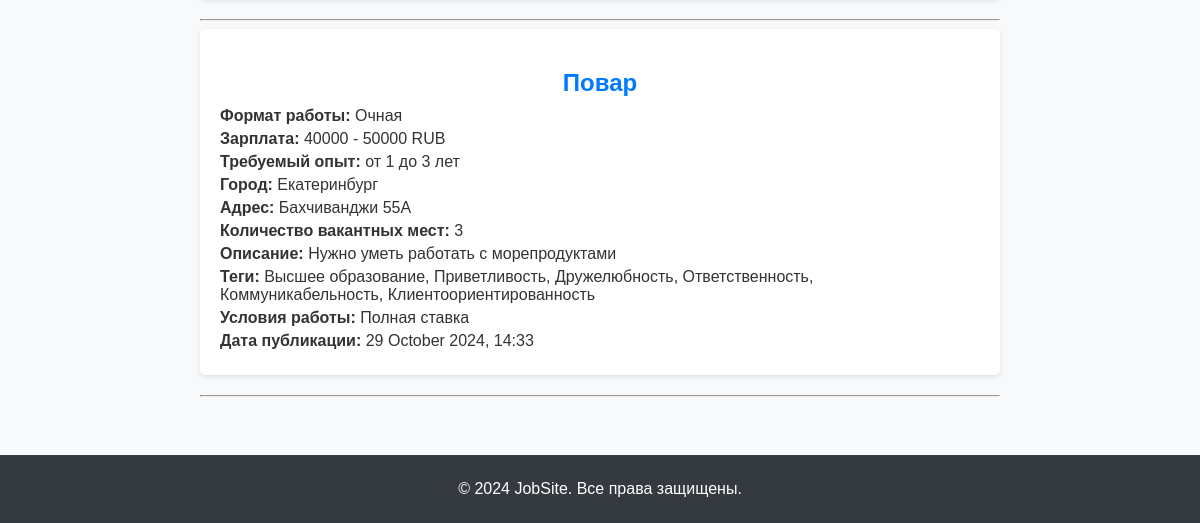
The page /vacancies/ (signed in, lower part) on the database as committed earlier.
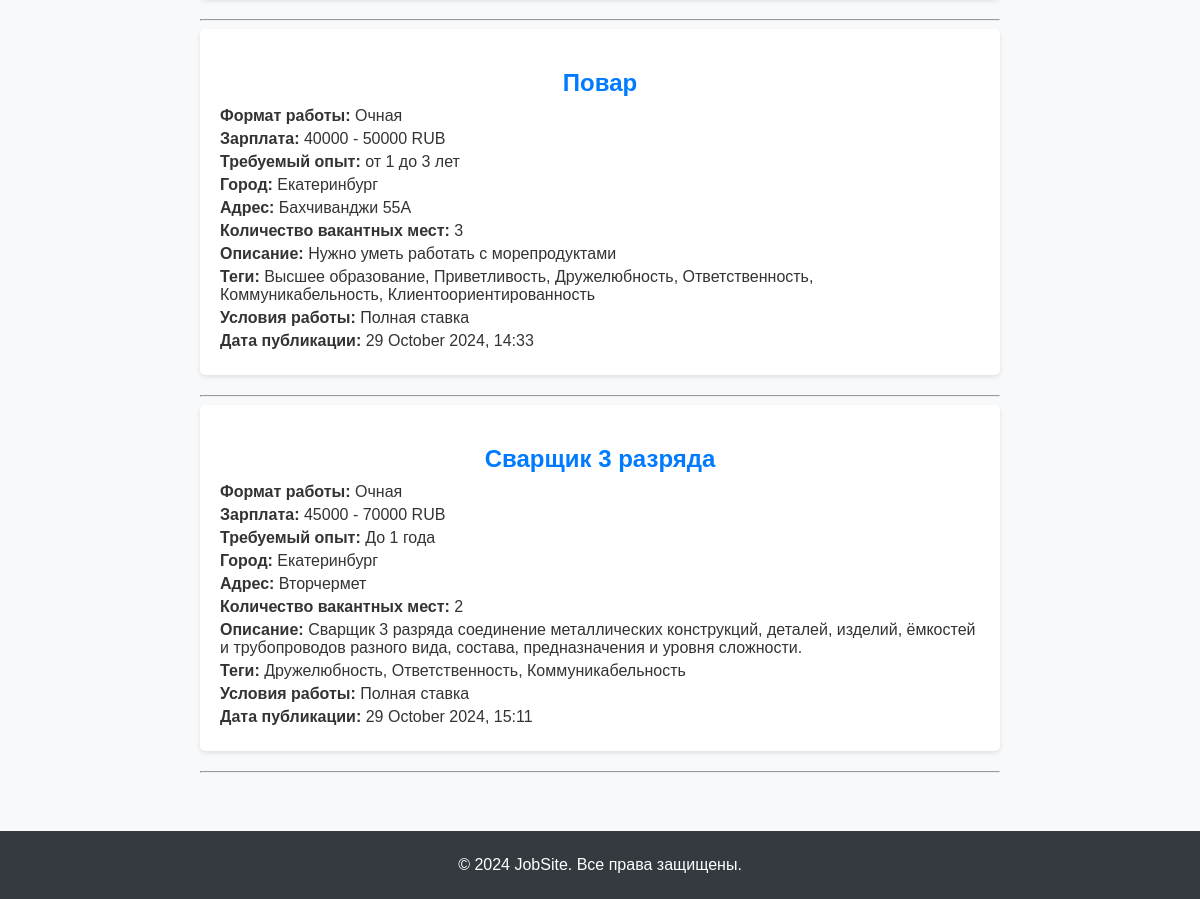
The same page on the database as committed later.
### api/models.py (models this page shows, shortened)
class Vacancy(models.Model):
    WORK_FORMAT_CHOICES = [
        ('remote', 'Удаленная'),
        ('hybrid', 'Гибридная'),
        ('onsite', 'Очная'),
    ]
    WORK_CONDITION_CHOICES = [
        ('full_time', 'Полная ставка'),
        ('part_time', 'Неполная ставка'),
        ('internship', 'Стажировка'),
        ('volunteering', 'Волонтерство'),
        ('one_time', 'Разовое задание'),
        ('project', 'Проектная работа'),
    ]
    CURRENCY_CHOICES = [
        ('RUB', 'RUB'),
        ('USD', 'USD'),
        ('EUR', 'EUR'),
    ]
    EXPERIENCE_CHOICES = [
        ('0', 'Без опыта'),
        ('1', 'До 1 года'),
        ('1-3', 'от 1 до 3 лет'),
        ('3-6', 'от 3 до 6 лет'),
        ('6', 'более 6 лет'),
    ]
    STATUS_CHOICES = [
        ('published', 'Опубликована'),
        ('archived', 'В архиве'),
        ('checking', 'На проверке'),
    ]
    title = models.CharField(max_length=255, verbose_name='Название')
    work_format = models.CharField(
        max_length=10,
        choices=WORK_FORMAT_CHOICES,
        default='onsite',
        verbose_name='Формат работы'
    )
    min_salary = models.PositiveIntegerField(verbose_name='Минимальная зарплата')
    max_salary = models.PositiveIntegerField(verbose_name='Максимальная зарплата')
    currency = models.CharField(
        max_length=3,
        choices=CURRENCY_CHOICES,
        default='RUB',
        verbose_name='Валюта'
    )
    experience = models.CharField(
        max_length=10,
        choices=EXPERIENCE_CHOICES,
        default='0',
        verbose_name='Опыт работы'
    )
    city = models.CharField(max_length=255, verbose_name='Город')
    address = models.CharField(max_length=255, verbose_name='Адрес')
    number_of_openings = models.PositiveIntegerField(verbose_name='Количество вакантных мест')
    description = models.TextField(verbose_name='Описание')
    tech_stack_tags = models.ManyToManyField('TechStackTag', blank=True, verbose_name='Навыки')
    work_condition_tags = models.CharField(
        max_length=20,
        choices=WORK_CONDITION_CHOICES,
        default='full_time',
        verbose_name='Условие работы'
    )
    publication_date = models.DateTimeField(auto_now_add=True, verbose_name='Дата публикации')
    status = models.CharField(
        max_length=10,
        choices=STATUS_CHOICES,
        default='published',
        verbose_name='Статус'
    )
    class Meta:
        verbose_name = 'Вакансия'
        verbose_name_plural = 'Вакансии'
    def formatted_publication_date(self):
        return self.publication_date.strftime('%d %B %Y, %H:%M')

class TechStackTag(models.Model):
    name = models.CharField(max_length=100, unique=True, verbose_name='Навык')
    class Meta:
        verbose_name = 'Навык'
        verbose_name_plural = 'Навыки'

### api/views.py (the view)
# urls.py: path('vacancies/', vacancy_list, name='vacancy_list'),
@login_required
def vacancy_list(request):
    vacancies = Vacancy.objects.filter(status='published')  # Фильтрация по статусу
    return render(request, 'vacancy_list.html', {'vacancies': vacancies})

### templates/vacancy_list.html (shortened to what this page needs)
{% extends 'base.html' %}
{% block content %}
    <div class="vacancy-list">
        {% for vacancy in vacancies %}
        <div class="vacancy-item">
            <h2>{{ vacancy.title }}</h2>
            <p><strong>Формат работы:</strong> {{ vacancy.get_work_format_display }}</p>
            <p><strong>Зарплата:</strong> {{ vacancy.min_salary }} - {{ vacancy.max_salary }} {{ vacancy.currency }}</p>
            <p><strong>Требуемый опыт:</strong> {{ vacancy.get_experience_display }}</p>
            <p><strong>Город:</strong> {{ vacancy.city }}</p>
            <p><strong>Адрес:</strong> {{ vacancy.address }}</p>
            <p><strong>Количество вакантных мест:</strong> {{ vacancy.number_of_openings }}</p>
            <p><strong>Описание:</strong> {{ vacancy.description }}</p>
            <p><strong>Теги:</strong>
                {% for tag in vacancy.tech_stack_tags.all %}
                    {{ tag.name }}{% if not forloop.last %}, {% endif %}
                {% endfor %}
            </p>
            <p><strong>Условия работы:</strong> {{ vacancy.get_work_condition_tags_display }}</p>
            <p><strong>Дата публикации:</strong> {{ vacancy.formatted_publication_date }}</p>
        </div>
        <hr>
        {% empty %}
        <p>Вакансий нет</p>
        {% endfor %}
    </div>
{% endblock %}

### templates/base.html (shortened to what this page needs)
{% load static %}
<!DOCTYPE html>
<html lang="ru">
<head>
    <link rel="stylesheet" href="{% static 'css/styles.css' %}">
</head>
<body>
  <div class="wrapper">
    <main class="main">
        {% block content %}
        {% endblock %}
    </main>
    <footer class="footer">
        <p>&copy; 2024 JobSite. Все права защищены.</p>
    </footer>
  </div>
</body>
</html>

### static/css/styles.css (style rules this page uses)
html { scroll-behavior: smooth; overflow-x: hidden; }
body { font-family: Arial, sans-serif; height: 100%; background-color: #f8f9fa; color: #333; padding: 0; margin: 0; }
h1, h2, h3, h4, h5, h6 { text-align: center; }
.main { max-width: 800px; height: 100%; margin: 50px auto; padding: 0 20px; }
.vacancy-list { margin-top: 20px; }
.vacancy-item { background-color: #fff; border-radius: 5px; box-shadow: 0 2px 4px rgba(0, 0, 0, 0.1); padding: 20px; margin-bottom: 20px; text-align: left; }
.vacancy-item h2 { color: #007bff; margin-bottom: 10px; }
.footer { text-align: center; color: #fff; background-color: #343a40; padding: 20px 30px; }
.footer p { margin: 5px 0; }
.wrapper { display: flex; flex-direction: column; height: 100%; }
.main { flex: 1 0 auto; }
.footer { flex: 0 0 auto; }

Rows that differ between the two databases and show on the page:
added Vacancy: title "Сварщик 3 разряда", work_format "Очная", min_salary "45000", max_salary "70000", currency "RUB", experience "До 1 года", city "Екатеринбург", address "Вторчермет", number_of_openings "2", description "Сварщик 3 разряда соединение металлических конструкций, деталей, изделий, ёмкостей и трубопроводов разного вида, состава, предназначения и уровня сложности.", work_condition_tags "Полная ставка", formatted_publication_date "29 October 2024, 15:11", TechStackTag (name "Дружелюбность"), TechStackTag (name "Ответственность"), TechStackTag (name "Коммуникабельность")
